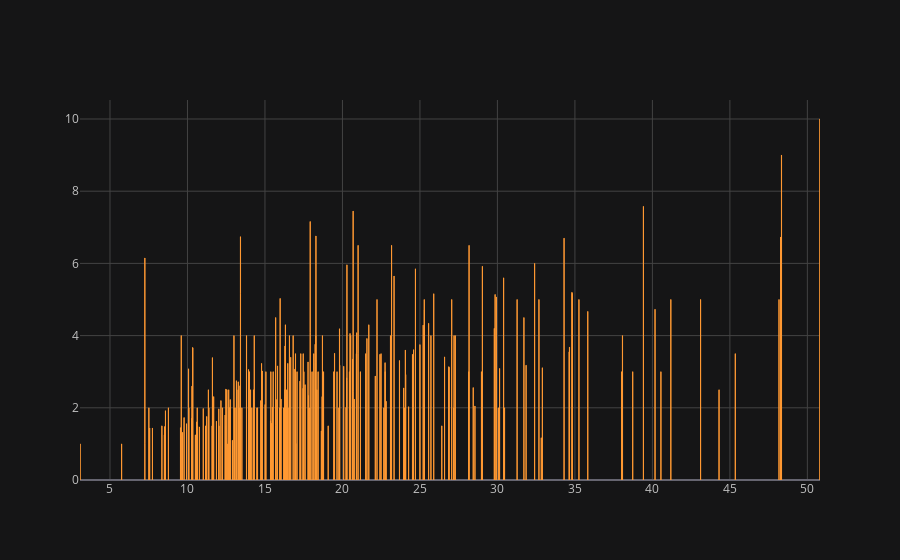

The notebook cell this image was saved under:
### Code cell
tips.iplot(x='total_bill',y='tip',kind='bar')

### Figure 1 — Plotly figure (JSON) as saved in the notebook; plotly's stock layout.template omitted (floating-point values rounded to 4 significant figures; data arrays with more than 128 entries replaced by an {"elided": "..."} marker saying what was removed)
{"data": [{"marker": {"color": "rgba(255, 153, 51, 0.6)", "line": {"color": "rgba(255, 153, 51, 1.0)", "width": 1}}, "name": "tip", "orientation": "v", "text": "", "type": "bar", "x": {"elided": "244 float values"}, "y": {"elided": "244 float values"}}], "layout": {"legend": {"bgcolor": "#151516", "font": {"color": "#D9D9D9"}}, "paper_bgcolor": "#151516", "plot_bgcolor": "#151516", "title": {"font": {"color": "#D9D9D9"}}, "xaxis": {"gridcolor": "#434343", "showgrid": true, "tickfont": {"color": "#C2C2C2"}, "title": {"font": {"color": "#D9D9D9"}, "text": ""}, "zerolinecolor": "#666570"}, "yaxis": {"gridcolor": "#434343", "showgrid": true, "tickfont": {"color": "#C2C2C2"}, "title": {"font": {"color": "#D9D9D9"}, "text": ""}, "zerolinecolor": "#666570"}}}
